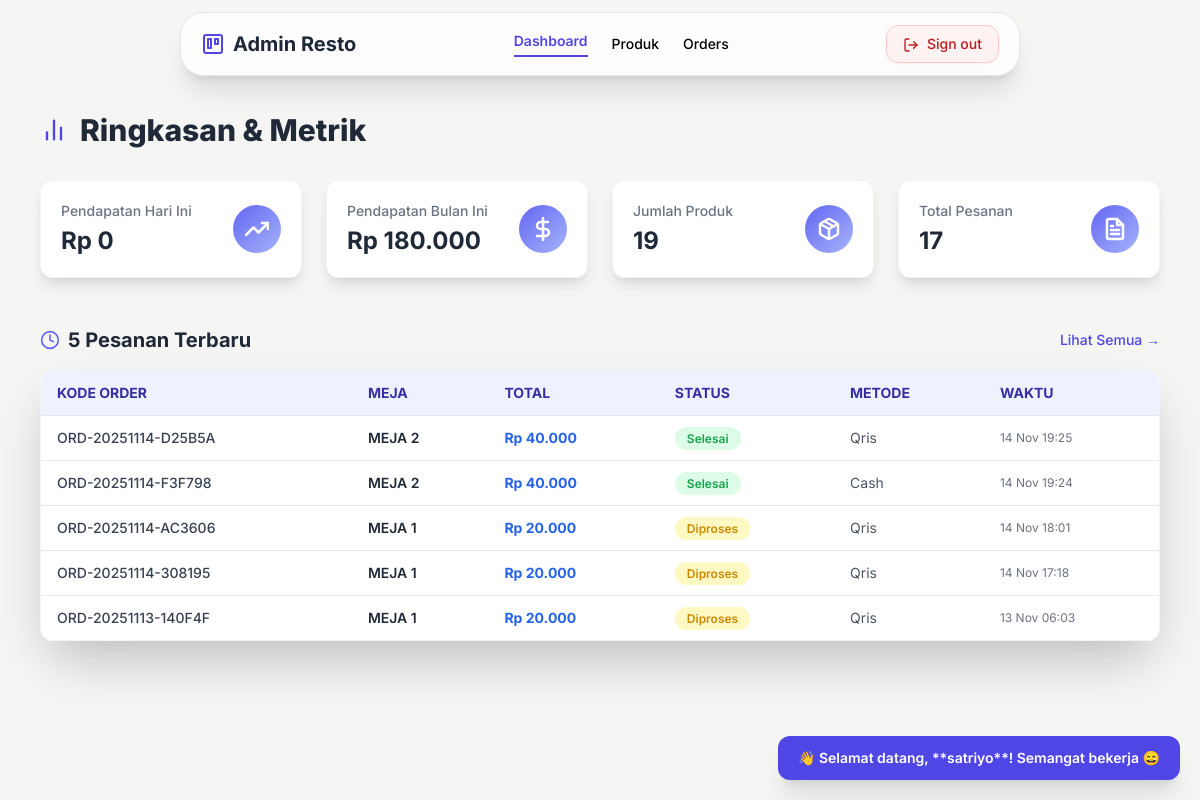
/admin/dashboard.php (signed in), run on the app's committed database.
### tables this page shows
CREATE TABLE `orders` (
  `id` int(11) NOT NULL,
  `order_code` varchar(100) NOT NULL,
  `user_id` int(11) DEFAULT NULL,
  `table_number` varchar(100) NOT NULL,
  `table_id` int(11) DEFAULT NULL,
  `total` decimal(12,2) NOT NULL DEFAULT 0.00,
  `payment_method` enum('cash','qris','qris_mock') NOT NULL,
  `status` enum('pending','processing','done','cancelled') DEFAULT 'pending',
  `midtrans_id` varchar(255) DEFAULT NULL,
  `created_at` timestamp NULL DEFAULT current_timestamp(),
  `updated_at` timestamp NULL DEFAULT NULL
);

CREATE TABLE `tables` (
  `id` int(11) NOT NULL,
  `name` varchar(50) NOT NULL,
  `code` varchar(50) NOT NULL
);

### app/helpers.php (called while the page is built, shortened)
<?php
function e($string) {
    return htmlspecialchars($string, ENT_QUOTES, 'UTF-8');
}
function currency($number) {
    return 'Rp ' . number_format($number, 0, ',', '.');
}

### admin/dashboard.php (the view, shortened to what this page needs)
<?php
require_once '../config/config.php';
require_once '../app/helpers.php';
try {
    $totalProduk = $pdo->query("SELECT COUNT(*) FROM products")->fetchColumn();
    $totalPesanan = $pdo->query("SELECT COUNT(*) FROM orders")->fetchColumn();
    $today = date('Y-m-d');
    $stmt = $pdo->prepare("SELECT SUM(total) FROM orders WHERE DATE(created_at)=? AND status IN ('done', 'processing')");
    $stmt->execute([$today]);
    $pendapatanHari = $stmt->fetchColumn() ?? 0;
    $month = date('Y-m');
    $stmt = $pdo->prepare("SELECT SUM(total) FROM orders WHERE DATE_FORMAT(created_at,'%Y-%m')=? AND status IN ('done', 'processing')");
    $stmt->execute([$month]);
    $pendapatanBulan = $stmt->fetchColumn() ?? 0;
    $orders = $pdo->query("SELECT o.*, t.name AS table_name FROM orders o
                           LEFT JOIN tables t ON o.table_id = t.id
                           ORDER BY created_at DESC LIMIT 5")->fetchAll(PDO::FETCH_ASSOC);
} catch (PDOException $e) {
    error_log("Database error in dashboard: " . $e->getMessage());
    $totalProduk = 0;
    $totalPesanan = 0;
    $pendapatanHari = 0;
    $pendapatanBulan = 0;
    $orders = [];
    $message = "❌ Gagal memuat data dashboard.";
}
$adminName = e($_SESSION['username']);
$statusMap = [
    'pending' => 'Pending',
    'processing' => 'Diproses',
    'done' => 'Selesai',
    'cancelled' => 'Dibatalkan'
];
$statusClassMap = [
    'pending' => 'bg-gray-100 text-gray-600',
    'processing' => 'bg-yellow-100 text-yellow-600',
    'done' => 'bg-green-100 text-green-600',
    'cancelled' => 'bg-red-100 text-red-600'
];
?>
<!DOCTYPE html>
<html lang="id">
<head>
  <script src="https://cdn.tailwindcss.com"></script>
</head>
<body class="bg-stone-100 min-h-screen">
  <header class="fixed top-3 left-0 right-0 z-50 flex justify-center">
    <div class="flex items-center justify-between w-[95%] md:w-[80%] lg:w-[70%] bg-white/80 backdrop-blur-lg border border-gray-200 rounded-3xl shadow-xl px-5 py-3 relative">
      <div class="flex items-center space-x-2">
        <i data-feather="trello" class="h-6 w-6 text-indigo-600 stroke-[2]"></i>
        <span class="text-xl font-bold text-gray-800 hidden sm:inline">Admin Resto</span>
      </div>
      <nav class="hidden md:flex items-center space-x-6 text-sm font-medium">
        <a href="dashboard.php" class="text-indigo-600 font-semibold border-b-2 border-indigo-600 pb-1">Dashboard</a>
        <a href="product.php" class="hover:text-indigo-600 transition">Produk</a>
        <a href="orders.php" class="hover:text-indigo-600 transition">Orders</a>
      </nav>
      <div class="hidden md:flex items-center space-x-3">
        <a href="logout.php" class="px-4 py-2 rounded-xl bg-red-50 border border-red-200 text-red-700 text-sm hover:bg-red-100 font-medium transition shadow-sm">
            <i data-feather="log-out" class="w-4 h-4 inline mr-1"></i> Sign out
        </a>
      </div>
    </div>
  </header>
  <main class="pt-28 px-4 md:px-10 max-w-7xl mx-auto">
    <h2 class="text-3xl font-extrabold mb-8 text-gray-800 flex items-center">
        <i data-feather="bar-chart-2" class="w-7 h-7 mr-3 text-indigo-600"></i>
        Ringkasan & Metrik
    </h2>
    <div class="grid grid-cols-1 sm:grid-cols-2 lg:grid-cols-4 gap-6 mb-12">
      <div class="bg-white p-5 rounded-xl shadow-lg border border-gray-100 flex items-center justify-between transition hover:shadow-xl">
        <div>
          <p class="text-sm font-medium text-gray-500 mb-1">Pendapatan Hari Ini</p>
          <h3 class="text-2xl font-bold text-gray-800 mt-1"><?= currency($pendapatanHari) ?></h3>
        </div>
        <div class="card-icon p-3 rounded-full text-white">
            <i data-feather="trending-up" class="w-6 h-6 stroke-[2.5]"></i>
        </div>
      </div>
      <div class="bg-white p-5 rounded-xl shadow-lg border border-gray-100 flex items-center justify-between transition hover:shadow-xl">
        <div>
          <p class="text-sm font-medium text-gray-500 mb-1">Pendapatan Bulan Ini</p>
          <h3 class="text-2xl font-bold text-gray-800 mt-1"><?= currency($pendapatanBulan) ?></h3>
        </div>
        <div class="card-icon p-3 rounded-full text-white">
            <i data-feather="dollar-sign" class="w-6 h-6 stroke-[2.5]"></i>
        </div>
      </div>
      <div class="bg-white p-5 rounded-xl shadow-lg border border-gray-100 flex items-center justify-between transition hover:shadow-xl">
        <div>
          <p class="text-sm font-medium text-gray-500 mb-1">Jumlah Produk</p>
          <h3 class="text-2xl font-bold text-gray-800 mt-1"><?= $totalProduk ?></h3>
        </div>
        <div class="card-icon p-3 rounded-full text-white">
            <i data-feather="package" class="w-6 h-6 stroke-[2.5]"></i>
        </div>
      </div>
      <div class="bg-white p-5 rounded-xl shadow-lg border border-gray-100 flex items-center justify-between transition hover:shadow-xl">
        <div>
          <p class="text-sm font-medium text-gray-500 mb-1">Total Pesanan</p>
          <h3 class="text-2xl font-bold text-gray-800 mt-1"><?= $totalPesanan ?></h3>
        </div>
        <div class="card-icon p-3 rounded-full text-white">
            <i data-feather="file-text" class="w-6 h-6 stroke-[2.5]"></i>
        </div>
      </div>
    </div>
    <div class="mt-8">
      <div class="flex justify-between items-center mb-4">
        <h2 class="text-xl font-bold text-gray-800 flex items-center">
            <i data-feather="clock" class="w-5 h-5 mr-2 text-indigo-500"></i>
            5 Pesanan Terbaru
        </h2>
        <a href="orders.php" class="text-sm text-indigo-600 font-medium hover:text-indigo-800 transition">Lihat Semua →</a>
      </div>
      <div class="overflow-x-auto bg-white rounded-xl shadow-2xl border border-gray-100">
        <table class="min-w-full text-sm">
          <thead class="bg-indigo-50 text-indigo-800 uppercase font-semibold">
            <tr>
              <th class="py-3 px-4 text-left">Kode Order</th>
              <th class="py-3 px-4 text-left">Meja</th>
              <th class="py-3 px-4 text-left">Total</th>
              <th class="py-3 px-4 text-left">Status</th>
              <th class="py-3 px-4 text-left">Metode</th>
              <th class="py-3 px-4 text-left">Waktu</th>
            </tr>
          </thead>
          <tbody>
            <?php if (empty($orders)): ?>
                <tr><td colspan="6" class="py-10 text-center text-gray-500">
                    <i data-feather="inbox" class="w-6 h-6 mx-auto mb-2"></i>
                    <p>Tidak ada pesanan terbaru.</p>
                </td></tr>
            <?php else: foreach ($orders as $o): ?>
              <tr class="border-t hover:bg-indigo-50/50 transition duration-150">
                <td class="py-3 px-4 font-medium text-gray-700"><?= e($o['order_code']) ?></td>
                <td class="py-3 px-4 font-semibold text-gray-800"><?= e($o['table_name'] ?? 'N/A') ?></td>
                <td class="py-3 px-4 text-blue-600 font-bold"><?= currency($o['total']) ?></td>
                <td class="py-3 px-4">
                  <span class="px-3 py-1 rounded-full text-xs font-semibold
                    <?= $statusClassMap[$o['status']] ?? 'bg-gray-100 text-gray-600' ?>">
                    <?= $statusMap[$o['status']] ?? ucfirst($o['status']) ?>
                  </span>
                </td>
                <td class="py-3 px-4 text-gray-600"><?= ucfirst($o['payment_method']) ?></td>
                <td class="py-3 px-4 text-gray-500 text-xs"><?= date('d M H:i', strtotime($o['created_at'])) ?></td>
              </tr>
            <?php endforeach; endif; ?>
          </tbody>
        </table>
      </div>
    </div>
  </main>
  <div id="popup" class="popup fixed bottom-5 right-5 bg-indigo-600 text-white px-5 py-3 rounded-xl shadow-xl text-sm font-semibold z-50">
    👋 Selamat datang, **<?= $adminName ?>**! Semangat bekerja 😄
  </div>
</body>
</html>

### admin/dashboard.php (style rules this page uses)
body { font-family: 'Inter', sans-serif; }
.popup { animation: popup 0.4s ease-out; }
.card-icon { background: linear-gradient(135deg, #6366f1 0%, #a5b4fc 100%); }

### data on the page
orders: order_code "ORD-20251114-D25B5A", table.name "MEJA 2", total "Rp 40.000", status "Selesai", payment_method "Qris", created_at "14 Nov 19:25"
orders: order_code "ORD-20251114-F3F798", table.name "MEJA 2", total "Rp 40.000", status "Selesai", payment_method "Cash", created_at "14 Nov 19:24"
orders: order_code "ORD-20251114-AC3606", table.name "MEJA 1", total "Rp 20.000", status "Diproses", payment_method "Qris", created_at "14 Nov 18:01"
orders: order_code "ORD-20251114-308195", table.name "MEJA 1", total "Rp 20.000", status "Diproses", payment_method "Qris", created_at "14 Nov 17:18"
orders: order_code "ORD-20251113-140F4F", table.name "MEJA 1", total "Rp 20.000", status "Diproses", payment_method "Qris", created_at "13 Nov 06:03"

### other printed values
currency($pendapatanHari) "Rp 0"
currency($pendapatanBulan) "Rp 180.000"
$totalProduk "19"
$totalPesanan "17"
$adminName "satriyo"
